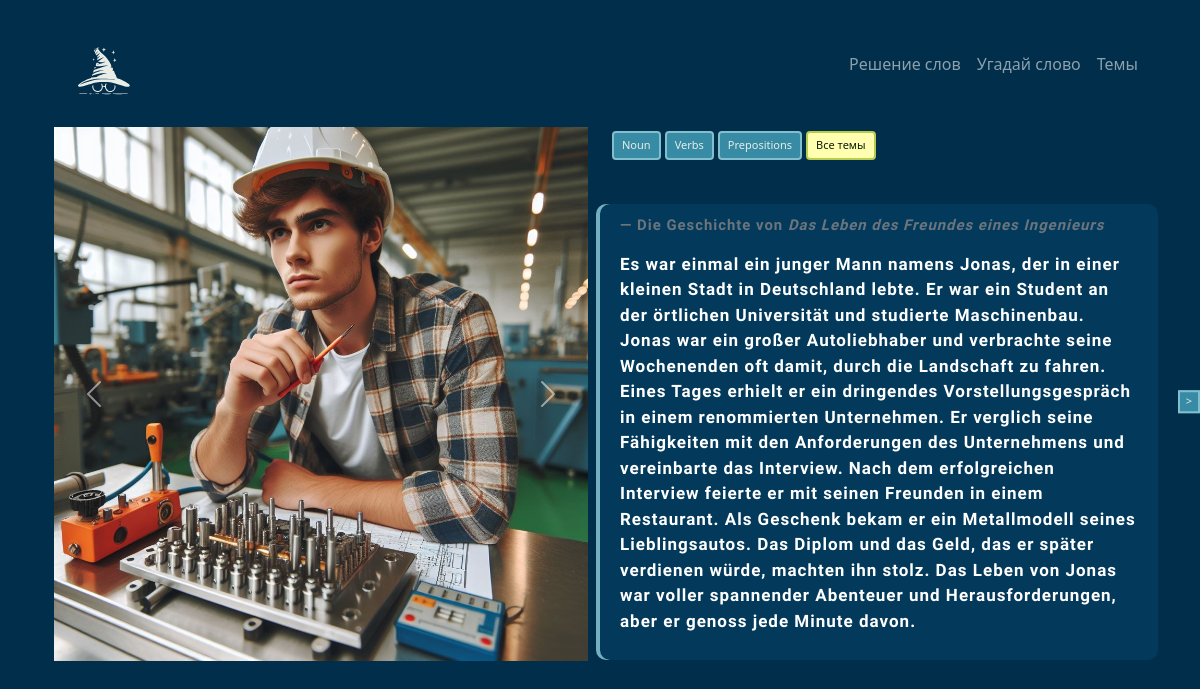
Screenshot of /storys/random_history/5/ with the database file from the repository.
### l_historys/models.py (models this page shows, shortened)
class History(models.Model):
    name = models.CharField(max_length=100, default='')
    image1 = models.FileField(upload_to=audio_file_name, default=None, blank=True, null=True)
    image2 = models.FileField(upload_to=audio_file_name, default=None, blank=True, null=True)
    image3 = models.FileField(upload_to=audio_file_name, default=None, blank=True, null=True)
    image4 = models.FileField(upload_to=audio_file_name, default=None, blank=True, null=True)
    noun = models.JSONField()
    verbs = models.JSONField()
    prepositions = models.JSONField()
    text = models.TextField()
    text_translation = models.JSONField()

### l_historys/views.py (the view)
# urls.py: path('random_history/<int:id_story>/', random_history, name='random_history_with_id'),
def random_history(request, id_story=None):
    histories = History.objects.all()
    if id_story:
        try:
            random_history = History.objects.get(id=id_story)
        except History.DoesNotExist:
            return render(request, 'error.html', {'message': 'История не найдена'})
    else:
        random_history = random.choice(histories)
    return render(request, 'l_historys/random_history.html', {'random_history': random_history, 'histories': histories})

### l_historys/templates/l_historys/random_history.html (shortened to what this page needs)
{% extends 'index.html' %}
{% load static %}
{% block content %}
<link rel="stylesheet" type="text/css" href="{% static 'css/lernAboutWord.css' %}">
<div class="container mb-5">
    <div class="row">
        <div class="col-md-6">
            <div id="carouselExampleControls" class="carousel slide" data-bs-ride="carousel">
              <div class="carousel-inner">
                {% if random_history.image1 %}
                  <div class="carousel-item active">
                    <img src="{{ random_history.image1.url }}" class="d-block w-100" alt="...">
                  </div>
                {% endif %}
              </div>
              <button class="carousel-control-prev" type="button" data-bs-target="#carouselExampleControls" data-bs-slide="prev">
                <span class="carousel-control-prev-icon" aria-hidden="true"></span>
              </button>
              <button class="carousel-control-next" type="button" data-bs-target="#carouselExampleControls" data-bs-slide="next">
                <span class="carousel-control-next-icon" aria-hidden="true"></span>
              </button>
            </div>
        </div>
        <div class="col-md-6">
            <div class="row">
                <div class="col-md-12">
<p class="d-inline-flex justify-content-end gap-1 mt-1">
    <button class="btn btn-sm my_button" type="button" data-bs-toggle="collapse" data-bs-target="#collapseNoun" aria-expanded="false" aria-controls="collapseNoun">Noun</button>
    <button class="btn btn-sm my_button" type="button" data-bs-toggle="collapse" data-bs-target="#collapseVerbs" aria-expanded="false" aria-controls="collapseVerbs">Verbs</button>
    <button class="btn btn-sm my_button" type="button" data-bs-toggle="collapse" data-bs-target="#collapsePrepositions" aria-expanded="false" aria-controls="collapsePrepositions">Prepositions</button>
    <button class="btn btn-sm my_button_red" type="button" data-bs-toggle="offcanvas" data-bs-target="#offcanvasScrolling" aria-controls="offcanvasScrolling">Все темы</button>
</p>
                </div>
            </div>
            <div class="row mt-4 ml-4">
                <div class="col-md-12 my_text " style="color:white;">
                    <footer class="blockquote-footer pt-3">Die Geschichte von <cite title="Source Title">{{ random_history.name }}</cite></footer>
                    <div id="textContainer">
                        <p>{{ random_history.text }}</p>
                    </div>
                </div>
            </div>
        </div>
    </div>
</div>
<div class="position-fixed top-50 end-0 translate-middle-y">
    <button class="my_button" onclick="reloadPage()">></button>
</div>
{% endblock %}

### static/css/lernAboutWord.css (style rules this page uses)
body { background-color: #012E4A; }
.my_button { color: #E8EDE7; font-size: 11px; background-color: #378BA4; border: 2px solid #81BECE; }
.my_button_red { color: #0c1e0c; font-size: 11px; background-color: #ffffaf; border: 2px solid #b7cb4f; }
.my_text { color: #E8EDE7; font-family: 'Pangolin', cursive; font-size: 17px; font-weight: bold; letter-spacing: 1px; line-height: 1.5; background-color: #033a5c; padding: 10px 20px; border-radius: 10px; box-shadow: -4px 0px 0px 0px rgba(129, 190, 206, 0.9); }

### rows the page displays
History: image1 (picture), name "Das Leben des Freundes eines Ingenieurs", text "Es war einmal ein junger Mann namens Jonas, der in einer kleinen Stadt in Deutschland lebte. Er war ein Student an der örtlichen Universität und studierte Maschinenbau. Jonas war ein großer Autoliebhaber und verbrachte seine Wochenenden oft damit, durch die Landschaft zu fahren. Eines Tages erhielt er ein dringendes Vorstellungsgespräch in einem renommierten Unternehmen. Er verglich seine Fähigkeiten mit den Anforderungen des Unternehmens und vereinbarte das Interview. Nach dem erfolgreichen Interview feierte er mit seinen Freunden in einem Restaurant. Als Geschenk bekam er ein Metallmodell seines Lieblingsautos. Das Diplom und das Geld, das er später verdienen würde, machten ihn stolz. Das…"
